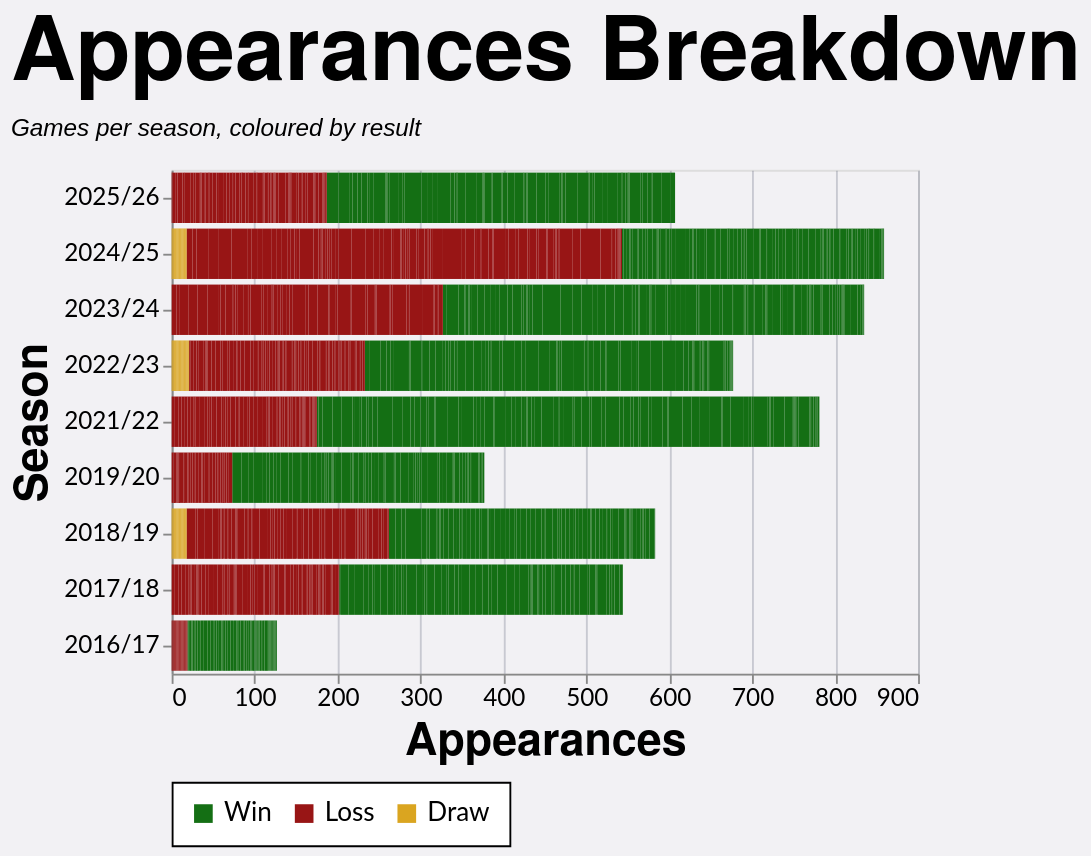

Write the Vega-Lite specification saved for this chart.
### Vega-Lite specification from a JSON file in a GitHub repository (floating-point values rounded to 4 significant figures; data arrays with more than 128 entries replaced by an {"elided": "..."} marker saying what was removed)
{"config": {"axis": {"labelFont": "Lato, sans-serif", "titleFont": "PT Sans Narrow, Helvetica Neue, Helvetica, Arial, sans-serif", "labelFontSize": 13, "titleFontSize": 24, "gridColor": "#202947", "gridOpacity": 0.2}, "header": {"labelFont": "PT Sans Narrow, Helvetica Neue, Helvetica, Arial, sans-serif", "titleFont": "PT Sans Narrow, Helvetica Neue, Helvetica, Arial, sans-serif", "labelFontSize": 24, "titleFontSize": 28, "labelFontWeight": "bold", "orient": "left"}, "legend": {"labelFont": "Lato, sans-serif", "titleFont": "PT Sans Narrow, Helvetica Neue, Helvetica, Arial, sans-serif", "labelFontSize": 14, "titleFontSize": 16, "titlePadding": 5, "fillColor": "white", "strokeColor": "black", "padding": 10, "titleFontWeight": "lighter", "titleFontStyle": "italic", "titleColor": "gray", "offset": 10}, "title": {"font": "PT Sans Narrow, Helvetica Neue, Helvetica, Arial, sans-serif", "fontSize": 48, "fontWeight": "bold", "anchor": "start", "align": "center", "titlePadding": 20, "subtitlePadding": 10, "subtitleFontSize": 13, "subtitleColor": "", "subtitleFontStyle": "italic", "offset": 15, "color": "black"}, "axisX": {"labelAngle": 0}, "facet": {"title": null, "header": null, "align": {"row": "each", "column": "each"}}, "resolve": {"scale": {"y": "independent", "facet": "independent"}}, "background": "#f2f1f4"}, "data": {"name": "data-e4f90c3b8b6ca6895365048d4a54dbee"}, "mark": {"type": "bar"}, "encoding": {"color": {"field": "color_value", "legend": {"orient": "bottom", "title": null}, "scale": {"range": ["#146f14", "#981515", "goldenrod"]}, "sort": ["Win", "Loss", "Draw"], "type": "nominal"}, "tooltip": [{"field": "player", "title": "Player", "type": "nominal"}, {"field": "season", "title": "Season", "type": "nominal"}, {"field": "color_value", "title": "Group", "type": "nominal"}, {"aggregate": "sum", "field": "apps", "title": "Appearances", "type": "quantitative"}], "x": {"aggregate": "sum", "field": "apps", "title": "Appearances", "type": "quantitative"}, "y": {"field": "season", "sort": {"field": "season_sort", "op": "max", "order": "descending"}, "title": "Season", "type": "nominal"}}, "height": {"step": 30}, "title": {"text": "Appearances Breakdown", "subtitle": "Games per season, coloured by result"}, "width": 400, "$schema": "https://vega.github.io/schema/vega-lite/v5.20.1.json", "datasets": {"data-e4f90c3b8b6ca6895365048d4a54dbee": {"elided": "2518 records"}}}
